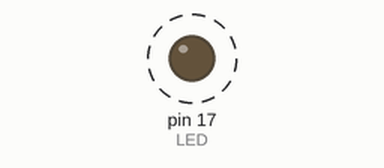
This sketch was run on a simulated Arduino Leonardo, built with avr-gcc and run on an emulated ATmega32U4. Shown: output pins drawn as LEDs (lit = HIGH). Dashed ring = blinking.

Above: at 2.5 s.
Timing chart, 0 to 6.6 s (numbered marks = the images above):
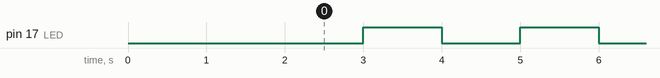

The sketch:

proMicro.ino
```cpp
#include <Arduino.h>
#include <HardwareSerial.h>

int LED = 17; // The RX LED has a defined Arduino pin

void setup()
{
    pinMode(LED, OUTPUT);  // Set RX LED as an output
    Serial1.begin(115200); // Serial communication using UART
    delay(2000);
    Serial1.println("Initialized Serial Hardware UART Pins");
}

void loop()
{
    Serial1.println("Hola!"); // We will need a serial device to connect

    digitalWrite(LED, LOW); // set the RX LED ON
    delay(1000);            // wait for a second

    digitalWrite(LED, HIGH); // set the RX LED OFF
    delay(1000);             // wait for a second
}
```

Measured:
- by itself, pin 17 (LED): alternates HIGH for 1.0 s and LOW for 1.0 s
